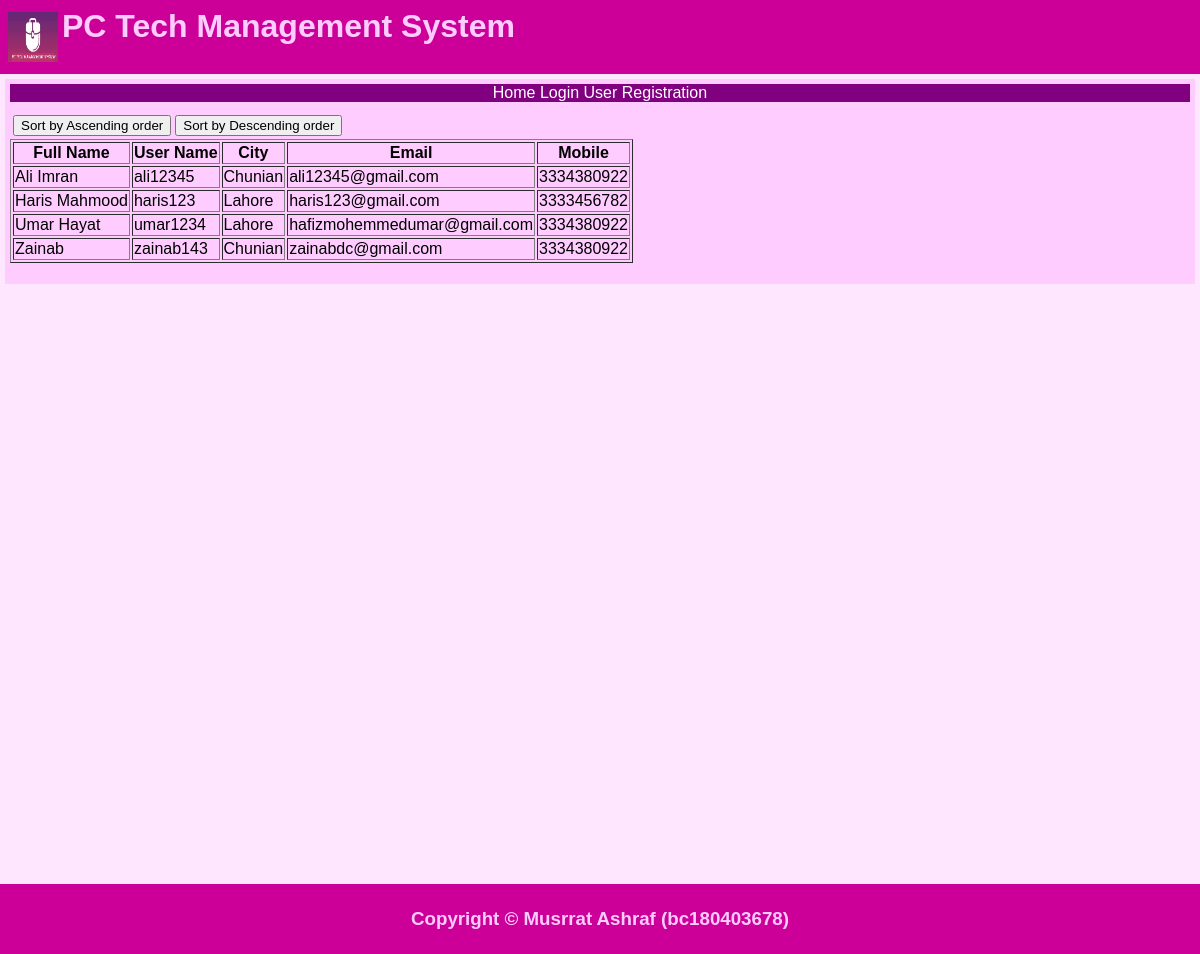
Screenshot of /user_list.php with the database file from the repository.
### tables this page shows
CREATE TABLE `users` (
  `full_name` varchar(100) NOT NULL,
  `user_name` varchar(100) NOT NULL,
  `password` varchar(20) NOT NULL,
  `city` varchar(100) NOT NULL,
  `email` varchar(100) NOT NULL,
  `mobile` varchar(20) NOT NULL,
  `status` varchar(100) NOT NULL
);

### user_list.php (the view, shortened to what this page needs)
<?php include 'config.php';
$query="SELECT * FROM users";
$result = $con->query($query);
    ?>
<?php include_once "header.php"; ?>
<main>
    <section>
    <?php include_once "nav.php"; ?>
    </section>
    <section>
    <form method="post" action="user_list.php">
        <table>
            <tr>
            <td><button type="submit" name="asc"> Sort by Ascending order</button> </td>
            <td><button type="submit" name="dsc"> Sort by Descending order </button> </td>
            </tr>
</table>
    <table border=1>
        <tr><th>Full Name</th><th>User Name</th><th>City</th><th>Email</th><th>Mobile</th></tr>
        <?php if($result->num_rows > 0)
        {
            while($row = $result->fetch_assoc())
            {
                ?>
        <tr>
            <td><?php echo $row['full_name']?></td>
            <td><?php echo $row['user_name']?></td>
            <td><?php echo $row['city']?></td>
            <td><?php echo $row['email']?></td>
            <td><?php echo $row['mobile']?></td>
        </tr>
        <?php
            }
     } ?>
    </table>
</section>
</main>
<?php include_once "footer.php"; ?>
</body>
</html>

### header.php
<link href="style.css" rel="stylesheet" />
<link rel="stylesheet" href="style2.css"/>
</head>
<body>
<header>
<div class="row">
              <div class="offset-md-4 col-md-4">
                <table>
                  <tr>
                    <td>
              <img src="logo1.jpg" alt="PC Tech Management System" width="50" height="50">
                    </td>
<td> <h1>PC Tech Management System </h1></td>
</tr>
</table>
        </div>
          </div>
</header>

### nav.php
<nav>
<a href="index.php">Home</a>
<a href="login.php">Login</a>
<a href="signup.php">User Registration</a>
</nav>

### footer.php
<footer>
     <h3> Copyright &copy; Musrrat Ashraf (bc180403678) </h3>
</footer>

### style.css (style rules this page uses)
header { background-color:#cc0099; padding: 5px; text-align: center; color: #ffccff; }
h1 { color: #ffccff; }
body { background-color: #ffe6ff }
nav { background-color:#800080; color: #ffccff; }
main { padding: 05px; height: 100%; }
section { background-color: #ffccff; padding: 05px; text-align: center; color:#800080; }
footer { background-color:#cc0099; padding: 05px; text-align: center; color: #ffccff; }
a:link { color: white; text-decoration: none; text-align: left; }

### style2.css (style rules this page uses)
body { font-family: Arial, sans-serif; margin: 0; padding: 0; }

### rows the page displays
users: full_name "Ali Imran", user_name "ali12345", city "Chunian", email "ali12345@gmail.com", mobile "3334380922"
users: full_name "Haris Mahmood", user_name "haris123", city "Lahore", email "haris123@gmail.com", mobile "3333456782"
users: full_name "Umar Hayat", user_name "umar1234", city "Lahore", email "hafizmohemmedumar@gmail.com", mobile "3334380922"
users: full_name "Zainab", user_name "zainab143", city "Chunian", email "zainabdc@gmail.com", mobile "3334380922"
